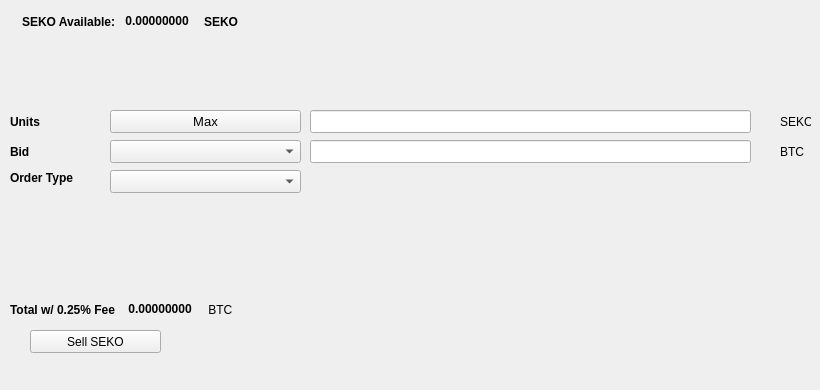
   <widget class="QWidget" name="SellTab">
    <attribute name="title">
     <string>Sell</string>
    </attribute>
    <widget class="QLabel" name="label_16">
     <property name="geometry">
      <rect>
       <x>780</x>
       <y>140</y>
       <width>31</width>
       <height>23</height>
      </rect>
     </property>
     <property name="text">
      <string>BTC</string>
     </property>
    </widget>
    <widget class="QComboBox" name="SellBidcomboBox">
     <property name="geometry">
      <rect>
       <x>110</x>
       <y>140</y>
       <width>191</width>
       <height>23</height>
      </rect>
     </property>
     <property name="font">
      <font>
       <pointsize>10</pointsize>
      </font>
     </property>
    </widget>
    <widget class="QLabel" name="label_18">
     <property name="geometry">
      <rect>
       <x>10</x>
       <y>110</y>
       <width>46</width>
       <height>23</height>
      </rect>
     </property>
     <property name="font">
      <font>
       <weight>75</weight>
       <bold>true</bold>
      </font>
     </property>
     <property name="text">
      <string>Units</string>
     </property>
    </widget>
    <widget class="QPushButton" name="Sell_Max_Amount">
     <property name="geometry">
      <rect>
       <x>110</x>
       <y>110</y>
       <width>191</width>
       <height>23</height>
      </rect>
     </property>
     <property name="font">
      <font>
       <pointsize>10</pointsize>
      </font>
     </property>
     <property name="text">
      <string>Max</string>
     </property>
    </widget>
    <widget class="QLabel" name="label_20">
     <property name="geometry">
      <rect>
       <x>10</x>
       <y>170</y>
       <width>91</width>
       <height>16</height>
      </rect>
     </property>
     <property name="font">
      <font>
       <weight>75</weight>
       <bold>true</bold>
      </font>
     </property>
     <property name="text">
      <string>Order Type</string>
     </property>
    </widget>
    <widget class="QComboBox" name="SellOrdertypeCombo">
     <property name="geometry">
      <rect>
       <x>110</x>
       <y>170</y>
       <width>191</width>
       <height>23</height>
      </rect>
     </property>
     <property name="font">
      <font>
       <pointsize>10</pointsize>
      </font>
     </property>
    </widget>
    <widget class="QLabel" name="label_21">
     <property name="geometry">
      <rect>
       <x>10</x>
       <y>140</y>
       <width>46</width>
       <height>23</height>
      </rect>
     </property>
     <property name="font">
      <font>
       <weight>75</weight>
       <bold>true</bold>
      </font>
     </property>
     <property name="text">
      <string>Bid</string>
     </property>
    </widget>
    <widget class="QLabel" name="label_22">
     <property name="geometry">
      <rect>
       <x>780</x>
       <y>110</y>
       <width>31</width>
       <height>23</height>
      </rect>
     </property>
     <property name="text">
      <string>SEKO</string>
     </property>
    </widget>
    <widget class="QLineEdit" name="UnitsInputSEKO">
     <property name="geometry">
      <rect>
       <x>310</x>
       <y>110</y>
       <width>441</width>
       <height>23</height>
      </rect>
     </property>
     <property name="font">
      <font>
       <pointsize>9</pointsize>
       <weight>75</weight>
       <bold>true</bold>
      </font>
     </property>
    </widget>
    <widget class="QLineEdit" name="SellBidPriceEdit">
     <property name="geometry">
      <rect>
       <x>310</x>
       <y>140</y>
       <width>441</width>
       <height>23</height>
      </rect>
     </property>
     <property name="font">
      <font>
       <pointsize>9</pointsize>
       <weight>75</weight>
       <bold>true</bold>
      </font>
     </property>
    </widget>
    <widget class="QPushButton" name="SellSEKOBTN">
     <property name="geometry">
      <rect>
       <x>30</x>
       <y>330</y>
       <width>131</width>
       <height>23</height>
      </rect>
     </property>
     <property name="text">
      <string>Sell SEKO</string>
     </property>
     <property name="icon">
      <iconset resource="../seko">
       <normaloff>:/icons/bitcoin</normaloff>:/icons/bitcoin</iconset>
     </property>
    </widget>
    <widget class="QWidget" name="layoutWidget3">
     <property name="geometry">
      <rect>
       <x>22</x>
       <y>12</y>
       <width>258</width>
       <height>19</height>
      </rect>
     </property>
     <layout class="QHBoxLayout" name="horizontalLayout">
      <item>
       <widget class="QLabel" name="label232_2">
        <property name="font">
         <font>
          <weight>75</weight>
          <bold>true</bold>
         </font>
        </property>
        <property name="text">
         <string>SEKO Available:</string>
        </property>
       </widget>
      </item>
      <item>
       <widget class="QLabel" name="SEKOAvailableLabel">
        <property name="palette">
         <palette>
          <active>
           <colorrole role="WindowText">
            <brush brushstyle="SolidPattern">
             <color alpha="255">
              <red>0</red>
              <green>0</green>
              <blue>0</blue>
             </color>
            </brush>
           </colorrole>
           <colorrole role="Button">
            <brush brushstyle="SolidPattern">
             <color alpha="255">
              <red>0</red>
              <green>170</green>
              <blue>0</blue>
             </color>
            </brush>
           </colorrole>
           <colorrole role="Light">
            <brush brushstyle="SolidPattern">
             <color alpha="255">
              <red>0</red>
              <green>255</green>
              <blue>0</blue>
             </color>
            </brush>
           </colorrole>
           <colorrole role="Midlight">
            <brush brushstyle="SolidPattern">
             <color alpha="255">
              <red>0</red>
              <green>212</green>
              <blue>0</blue>
             </color>
            </brush>
           </colorrole>
           <colorrole role="Dark">
            <brush brushstyle="SolidPattern">
             <color alpha="255">
              <red>0</red>
              <green>85</green>
              <blue>0</blue>
             </color>
            </brush>
           </colorrole>
           <colorrole role="Mid">
            <brush brushstyle="SolidPattern">
             <color alpha="255">
              <red>0</red>
              <green>113</green>
              <blue>0</blue>
             </color>
            </brush>
           </colorrole>
           <colorrole role="Text">
            <brush brushstyle="SolidPattern">
             <color alpha="255">
              <red>0</red>
              <green>170</green>
              <blue>0</blue>
             </color>
            </brush>
           </colorrole>
           <colorrole role="BrightText">
            <brush brushstyle="SolidPattern">
             <color alpha="255">
              <red>255</red>
              <green>255</green>
              <blue>255</blue>
             </color>
            </brush>
           </colorrole>
           <colorrole role="ButtonText">
            <brush brushstyle="SolidPattern">
             <color alpha="255">
              <red>0</red>
              <green>0</green>
              <blue>0</blue>
             </color>
            </brush>
           </colorrole>
           <colorrole role="Base">
            <brush brushstyle="SolidPattern">
             <color alpha="255">
              <red>255</red>
              <green>255</green>
              <blue>255</blue>
             </color>
            </brush>
           </colorrole>
           <colorrole role="Window">
            <brush brushstyle="SolidPattern">
             <color alpha="255">
              <red>0</red>
              <green>170</green>
              <blue>0</blue>
             </color>
            </brush>
           </colorrole>
           <colorrole role="Shadow">
            <brush brushstyle="SolidPattern">
             <color alpha="255">
              <red>0</red>
              <green>0</green>
              <blue>0</blue>
             </color>
            </brush>
           </colorrole>
           <colorrole role="AlternateBase">
            <brush brushstyle="SolidPattern">
             <color alpha="255">
              <red>127</red>
              <green>212</green>
              <blue>127</blue>
             </color>
            </brush>
           </colorrole>
           <colorrole role="ToolTipBase">
            <brush brushstyle="SolidPattern">
             <color alpha="255">
              <red>255</red>
              <green>255</green>
              <blue>220</blue>
             </color>
            </brush>
           </colorrole>
           <colorrole role="ToolTipText">
            <brush brushstyle="SolidPattern">
             <color alpha="255">
              <red>0</red>
              <green>0</green>
              <blue>0</blue>
             </color>
            </brush>
           </colorrole>
          </active>
          <inactive>
           <colorrole role="WindowText">
            <brush brushstyle="SolidPattern">
             <color alpha="255">
              <red>0</red>
              <green>0</green>
              <blue>0</blue>
             </color>
            </brush>
           </colorrole>
           <colorrole role="Button">
            <brush brushstyle="SolidPattern">
             <color alpha="255">
              <red>0</red>
              <green>170</green>
              <blue>0</blue>
             </color>
            </brush>
           </colorrole>
           <colorrole role="Light">
            <brush brushstyle="SolidPattern">
             <color alpha="255">
              <red>0</red>
              <green>255</green>
              <blue>0</blue>
             </color>
            </brush>
           </colorrole>
           <colorrole role="Midlight">
            <brush brushstyle="SolidPattern">
             <color alpha="255">
              <red>0</red>
              <green>212</green>
              <blue>0</blue>
             </color>
            </brush>
           </colorrole>
           <colorrole role="Dark">
            <brush brushstyle="SolidPattern">
             <color alpha="255">
              <red>0</red>
              <green>85</green>
              <blue>0</blue>
             </color>
            </brush>
           </colorrole>
           <colorrole role="Mid">
            <brush brushstyle="SolidPattern">
             <color alpha="255">
              <red>0</red>
              <green>113</green>
              <blue>0</blue>
             </color>
            </brush>
           </colorrole>
           <colorrole role="Text">
            <brush brushstyle="SolidPattern">
             <color alpha="255">
              <red>0</red>
              <green>170</green>
              <blue>0</blue>
             </color>
            </brush>
           </colorrole>
           <colorrole role="BrightText">
            <brush brushstyle="SolidPattern">
             <color alpha="255">
              <red>255</red>
              <green>255</green>
              <blue>255</blue>
             </color>
            </brush>
           </colorrole>
           <colorrole role="ButtonText">
            <brush brushstyle="SolidPattern">
             <color alpha="255">
              <red>0</red>
              <green>0</green>
              <blue>0</blue>
             </color>
            </brush>
           </colorrole>
           <colorrole role="Base">
            <brush brushstyle="SolidPattern">
             <color alpha="255">
              <red>255</red>
              <green>255</green>
              <blue>255</blue>
             </color>
            </brush>
           </colorrole>
           <colorrole role="Window">
            <brush brushstyle="SolidPattern">
             <color alpha="255">
              <red>0</red>
              <green>170</green>
              <blue>0</blue>
             </color>
            </brush>
           </colorrole>
           <colorrole role="Shadow">
            <brush brushstyle="SolidPattern">
             <color alpha="255">
              <red>0</red>
              <green>0</green>
              <blue>0</blue>
             </color>
            </brush>
           </colorrole>
           <colorrole role="AlternateBase">
            <brush brushstyle="SolidPattern">
             <color alpha="255">
              <red>127</red>
              <green>212</green>
              <blue>127</blue>
             </color>
            </brush>
           </colorrole>
           <colorrole role="ToolTipBase">
            <brush brushstyle="SolidPattern">
             <color alpha="255">
              <red>255</red>
              <green>255</green>
              <blue>220</blue>
             </color>
            </brush>
           </colorrole>
           <colorrole role="ToolTipText">
            <brush brushstyle="SolidPattern">
             <color alpha="255">
              <red>0</red>
              <green>0</green>
              <blue>0</blue>
             </color>
            </brush>
           </colorrole>
          </inactive>
          <disabled>
           <colorrole role="WindowText">
            <brush brushstyle="SolidPattern">
             <color alpha="255">
              <red>0</red>
              <green>85</green>
              <blue>0</blue>
             </color>
            </brush>
           </colorrole>
           <colorrole role="Button">
            <brush brushstyle="SolidPattern">
             <color alpha="255">
              <red>0</red>
              <green>170</green>
              <blue>0</blue>
             </color>
            </brush>
           </colorrole>
           <colorrole role="Light">
            <brush brushstyle="SolidPattern">
             <color alpha="255">
              <red>0</red>
              <green>255</green>
              <blue>0</blue>
             </color>
            </brush>
           </colorrole>
           <colorrole role="Midlight">
            <brush brushstyle="SolidPattern">
             <color alpha="255">
              <red>0</red>
              <green>212</green>
              <blue>0</blue>
             </color>
            </brush>
           </colorrole>
           <colorrole role="Dark">
            <brush brushstyle="SolidPattern">
             <color alpha="255">
              <red>0</red>
              <green>85</green>
              <blue>0</blue>
             </color>
            </brush>
           </colorrole>
           <colorrole role="Mid">
            <brush brushstyle="SolidPattern">
             <color alpha="255">
              <red>0</red>
              <green>113</green>
              <blue>0</blue>
             </color>
            </brush>
           </colorrole>
           <colorrole role="Text">
            <brush brushstyle="SolidPattern">
             <color alpha="255">
              <red>0</red>
              <green>85</green>
              <blue>0</blue>
             </color>
            </brush>
           </colorrole>
           <colorrole role="BrightText">
            <brush brushstyle="SolidPattern">
             <color alpha="255">
              <red>255</red>
              <green>255</green>
              <blue>255</blue>
             </color>
            </brush>
           </colorrole>
           <colorrole role="ButtonText">
            <brush brushstyle="SolidPattern">
             <color alpha="255">
              <red>0</red>
              <green>85</green>
              <blue>0</blue>
             </color>
            </brush>
           </colorrole>
           <colorrole role="Base">
            <brush brushstyle="SolidPattern">
             <color alpha="255">
              <red>0</red>
              <green>170</green>
              <blue>0</blue>
             </color>
            </brush>
           </colorrole>
           <colorrole role="Window">
            <brush brushstyle="SolidPattern">
             <color alpha="255">
              <red>0</red>
              <green>170</green>
              <blue>0</blue>
             </color>
            </brush>
           </colorrole>
           <colorrole role="Shadow">
            <brush brushstyle="SolidPattern">
             <color alpha="255">
              <red>0</red>
              <green>0</green>
              <blue>0</blue>
             </color>
            </brush>
           </colorrole>
           <colorrole role="AlternateBase">
            <brush brushstyle="SolidPattern">
             <color alpha="255">
              <red>0</red>
              <green>170</green>
              <blue>0</blue>
             </color>
            </brush>
           </colorrole>
           <colorrole role="ToolTipBase">
            <brush brushstyle="SolidPattern">
             <color alpha="255">
              <red>255</red>
              <green>255</green>
              <blue>220</blue>
             </color>
            </brush>
           </colorrole>
           <colorrole role="ToolTipText">
            <brush brushstyle="SolidPattern">
             <color alpha="255">
              <red>0</red>
              <green>0</green>
              <blue>0</blue>
             </color>
            </brush>
           </colorrole>
          </disabled>
         </palette>
        </property>
        <property name="font">
         <font>
          <weight>75</weight>
          <bold>true</bold>
         </font>
        </property>
        <property name="text">
         <string> 0.00000000 </string>
        </property>
        <property name="textInteractionFlags">
         <set>Qt::LinksAccessibleByMouse|Qt::TextSelectableByKeyboard|Qt::TextSelectableByMouse</set>
        </property>
       </widget>
      </item>
      <item>
       <widget class="QLabel" name="labelSEKO">
        <property name="font">
         <font>
          <weight>75</weight>
          <bold>true</bold>
         </font>
        </property>
        <property name="text">
         <string>SEKO</string>
        </property>
       </widget>
      </item>
     </layout>
    </widget>
    <widget class="QWidget" name="layoutWidget">
     <property name="geometry">
      <rect>
       <x>10</x>
       <y>300</y>
       <width>268</width>
       <height>19</height>
      </rect>
     </property>
     <layout class="QHBoxLayout" name="horizontalLayout_2">
      <item>
       <widget class="QLabel" name="label_19">
        <property name="font">
         <font>
          <weight>75</weight>
          <bold>true</bold>
         </font>
        </property>
        <property name="text">
         <string>Total w/ 0.25% Fee </string>
        </property>
       </widget>
      </item>
      <item>
       <widget class="QLabel" name="SellCostLabel">
        <property name="palette">
         <palette>
          <active>
           <colorrole role="WindowText">
            <brush brushstyle="SolidPattern">
             <color alpha="255">
              <red>0</red>
              <green>0</green>
              <blue>0</blue>
             </color>
            </brush>
           </colorrole>
           <colorrole role="Button">
            <brush brushstyle="SolidPattern">
             <color alpha="255">
              <red>0</red>
              <green>170</green>
              <blue>0</blue>
             </color>
            </brush>
           </colorrole>
           <colorrole role="Light">
            <brush brushstyle="SolidPattern">
             <color alpha="255">
              <red>0</red>
              <green>255</green>
              <blue>0</blue>
             </color>
            </brush>
           </colorrole>
           <colorrole role="Midlight">
            <brush brushstyle="SolidPattern">
             <color alpha="255">
              <red>0</red>
              <green>212</green>
              <blue>0</blue>
             </color>
            </brush>
           </colorrole>
           <colorrole role="Dark">
            <brush brushstyle="SolidPattern">
             <color alpha="255">
              <red>0</red>
              <green>85</green>
              <blue>0</blue>
             </color>
            </brush>
           </colorrole>
           <colorrole role="Mid">
            <brush brushstyle="SolidPattern">
             <color alpha="255">
              <red>0</red>
              <green>113</green>
              <blue>0</blue>
             </color>
            </brush>
           </colorrole>
           <colorrole role="Text">
            <brush brushstyle="SolidPattern">
             <color alpha="255">
              <red>0</red>
              <green>170</green>
              <blue>0</blue>
             </color>
            </brush>
           </colorrole>
           <colorrole role="BrightText">
            <brush brushstyle="SolidPattern">
             <color alpha="255">
              <red>255</red>
              <green>255</green>
              <blue>255</blue>
             </color>
            </brush>
           </colorrole>
           <colorrole role="ButtonText">
            <brush brushstyle="SolidPattern">
             <color alpha="255">
              <red>0</red>
              <green>0</green>
              <blue>0</blue>
             </color>
            </brush>
           </colorrole>
           <colorrole role="Base">
            <brush brushstyle="SolidPattern">
             <color alpha="255">
              <red>255</red>
              <green>255</green>
              <blue>255</blue>
             </color>
            </brush>
           </colorrole>
           <colorrole role="Window">
            <brush brushstyle="SolidPattern">
             <color alpha="255">
              <red>0</red>
              <green>170</green>
              <blue>0</blue>
             </color>
            </brush>
           </colorrole>
           <colorrole role="Shadow">
            <brush brushstyle="SolidPattern">
             <color alpha="255">
              <red>0</red>
              <green>0</green>
              <blue>0</blue>
             </color>
            </brush>
           </colorrole>
           <colorrole role="AlternateBase">
            <brush brushstyle="SolidPattern">
             <color alpha="255">
              <red>127</red>
              <green>212</green>
              <blue>127</blue>
             </color>
            </brush>
           </colorrole>
           <colorrole role="ToolTipBase">
            <brush brushstyle="SolidPattern">
             <color alpha="255">
              <red>255</red>
              <green>255</green>
              <blue>220</blue>
             </color>
            </brush>
           </colorrole>
           <colorrole role="ToolTipText">
            <brush brushstyle="SolidPattern">
             <color alpha="255">
              <red>0</red>
              <green>0</green>
              <blue>0</blue>
             </color>
            </brush>
           </colorrole>
          </active>
          <inactive>
           <colorrole role="WindowText">
            <brush brushstyle="SolidPattern">
             <color alpha="255">
              <red>0</red>
              <green>0</green>
              <blue>0</blue>
             </color>
            </brush>
           </colorrole>
           <colorrole role="Button">
            <brush brushstyle="SolidPattern">
             <color alpha="255">
              <red>0</red>
              <green>170</green>
              <blue>0</blue>
             </color>
            </brush>
           </colorrole>
           <colorrole role="Light">
            <brush brushstyle="SolidPattern">
             <color alpha="255">
              <red>0</red>
              <green>255</green>
              <blue>0</blue>
             </color>
            </brush>
           </colorrole>
           <colorrole role="Midlight">
            <brush brushstyle="SolidPattern">
             <color alpha="255">
              <red>0</red>
              <green>212</green>
              <blue>0</blue>
             </color>
            </brush>
           </colorrole>
           <colorrole role="Dark">
            <brush brushstyle="SolidPattern">
             <color alpha="255">
              <red>0</red>
              <green>85</green>
              <blue>0</blue>
             </color>
            </brush>
           </colorrole>
           <colorrole role="Mid">
            <brush brushstyle="SolidPattern">
             <color alpha="255">
              <red>0</red>
              <green>113</green>
              <blue>0</blue>
             </color>
            </brush>
           </colorrole>
           <colorrole role="Text">
            <brush brushstyle="SolidPattern">
             <color alpha="255">
              <red>0</red>
              <green>170</green>
              <blue>0</blue>
             </color>
            </brush>
           </colorrole>
           <colorrole role="BrightText">
            <brush brushstyle="SolidPattern">
             <color alpha="255">
              <red>255</red>
              <green>255</green>
              <blue>255</blue>
             </color>
            </brush>
           </colorrole>
           <colorrole role="ButtonText">
            <brush brushstyle="SolidPattern">
             <color alpha="255">
              <red>0</red>
              <green>0</green>
              <blue>0</blue>
             </color>
            </brush>
           </colorrole>
           <colorrole role="Base">
            <brush brushstyle="SolidPattern">
             <color alpha="255">
              <red>255</red>
              <green>255</green>
              <blue>255</blue>
             </color>
            </brush>
           </colorrole>
           <colorrole role="Window">
            <brush brushstyle="SolidPattern">
             <color alpha="255">
              <red>0</red>
              <green>170</green>
              <blue>0</blue>
             </color>
            </brush>
           </colorrole>
           <colorrole role="Shadow">
            <brush brushstyle="SolidPattern">
             <color alpha="255">
              <red>0</red>
              <green>0</green>
              <blue>0</blue>
             </color>
            </brush>
           </colorrole>
           <colorrole role="AlternateBase">
            <brush brushstyle="SolidPattern">
             <color alpha="255">
              <red>127</red>
              <green>212</green>
              <blue>127</blue>
             </color>
            </brush>
           </colorrole>
           <colorrole role="ToolTipBase">
            <brush brushstyle="SolidPattern">
             <color alpha="255">
              <red>255</red>
              <green>255</green>
              <blue>220</blue>
             </color>
            </brush>
           </colorrole>
           <colorrole role="ToolTipText">
            <brush brushstyle="SolidPattern">
             <color alpha="255">
              <red>0</red>
              <green>0</green>
              <blue>0</blue>
             </color>
            </brush>
           </colorrole>
          </inactive>
          <disabled>
           <colorrole role="WindowText">
            <brush brushstyle="SolidPattern">
             <color alpha="255">
              <red>0</red>
              <green>85</green>
              <blue>0</blue>
             </color>
            </brush>
           </colorrole>
           <colorrole role="Button">
            <brush brushstyle="SolidPattern">
             <color alpha="255">
              <red>0</red>
              <green>170</green>
              <blue>0</blue>
             </color>
            </brush>
           </colorrole>
           <colorrole role="Light">
            <brush brushstyle="SolidPattern">
             <color alpha="255">
              <red>0</red>
              <green>255</green>
              <blue>0</blue>
             </color>
            </brush>
           </colorrole>
           <colorrole role="Midlight">
            <brush brushstyle="SolidPattern">
             <color alpha="255">
              <red>0</red>
              <green>212</green>
              <blue>0</blue>
             </color>
            </brush>
           </colorrole>
           <colorrole role="Dark">
            <brush brushstyle="SolidPattern">
             <color alpha="255">
              <red>0</red>
              <green>85</green>
              <blue>0</blue>
             </color>
            </brush>
           </colorrole>
           <colorrole role="Mid">
            <brush brushstyle="SolidPattern">
             <color alpha="255">
              <red>0</red>
              <green>113</green>
              <blue>0</blue>
             </color>
            </brush>
           </colorrole>
           <colorrole role="Text">
            <brush brushstyle="SolidPattern">
             <color alpha="255">
              <red>0</red>
              <green>85</green>
              <blue>0</blue>
             </color>
            </brush>
           </colorrole>
           <colorrole role="BrightText">
            <brush brushstyle="SolidPattern">
             <color alpha="255">
              <red>255</red>
              <green>255</green>
              <blue>255</blue>
             </color>
            </brush>
           </colorrole>
           <colorrole role="ButtonText">
            <brush brushstyle="SolidPattern">
             <color alpha="255">
              <red>0</red>
              <green>85</green>
              <blue>0</blue>
             </color>
            </brush>
           </colorrole>
           <colorrole role="Base">
            <brush brushstyle="SolidPattern">
             <color alpha="255">
              <red>0</red>
              <green>170</green>
              <blue>0</blue>
             </color>
            </brush>
           </colorrole>
           <colorrole role="Window">
            <brush brushstyle="SolidPattern">
             <color alpha="255">
              <red>0</red>
              <green>170</green>
              <blue>0</blue>
             </color>
            </brush>
           </colorrole>
           <colorrole role="Shadow">
            <brush brushstyle="SolidPattern">
             <color alpha="255">
              <red>0</red>
              <green>0</green>
              <blue>0</blue>
             </color>
            </brush>
           </colorrole>
           <colorrole role="AlternateBase">
            <brush brushstyle="SolidPattern">
             <color alpha="255">
              <red>0</red>
              <green>170</green>
              <blue>0</blue>
             </color>
            </brush>
           </colorrole>
           <colorrole role="ToolTipBase">
            <brush brushstyle="SolidPattern">
             <color alpha="255">
              <red>255</red>
              <green>255</green>
              <blue>220</blue>
             </color>
            </brush>
           </colorrole>
           <colorrole role="ToolTipText">
            <brush brushstyle="SolidPattern">
             <color alpha="255">
              <red>0</red>
              <green>0</green>
              <blue>0</blue>
             </color>
            </brush>
           </colorrole>
          </disabled>
         </palette>
        </property>
        <property name="font">
         <font>
          <weight>75</weight>
          <bold>true</bold>
         </font>
        </property>
        <property name="autoFillBackground">
         <bool>false</bool>
        </property>
        <property name="text">
         <string> 0.00000000</string>
        </property>
        <property name="textInteractionFlags">
         <set>Qt::LinksAccessibleByMouse|Qt::TextSelectableByMouse</set>
        </property>
       </widget>
      </item>
      <item>
       <widget class="QLabel" name="label_17">
        <property name="font">
         <font>
          <weight>50</weight>
          <bold>false</bold>
         </font>
        </property>
        <property name="text">
         <string> BTC</string>
        </property>
       </widget>
      </item>
     </layout>
    </widget>
    <widget class="QLabel" name="label_23">
     <property name="geometry">
      <rect>
       <x>460</x>
       <y>300</y>
       <width>281</width>
       <height>81</height>
      </rect>
     </property>
     <property name="text">
      <string/>
     </property>
     <property name="pixmap">
      <pixmap>:/images/bittrex</pixmap>
     </property>
    </widget>
   </widget>
